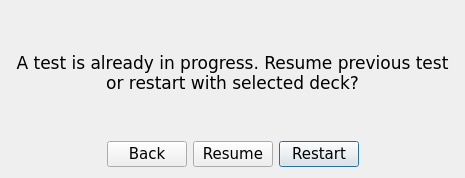
<?xml version="1.0" encoding="UTF-8"?>
<ui version="4.0">
 <class>Dialog</class>
 <widget class="QDialog" name="Dialog">
  <property name="geometry">
   <rect>
    <x>0</x>
    <y>0</y>
    <width>465</width>
    <height>178</height>
   </rect>
  </property>
  <property name="windowTitle">
   <string>Dialog</string>
  </property>
  <layout class="QVBoxLayout" name="verticalLayout_2">
   <item>
    <layout class="QVBoxLayout" name="verticalLayout">
     <item>
      <widget class="QLabel" name="messageLabel">
       <property name="font">
        <font>
         <family>Verdana</family>
         <pointsize>13</pointsize>
        </font>
       </property>
       <property name="text">
        <string>A test is already in progress. Resume previous test or restart with selected deck?</string>
       </property>
       <property name="alignment">
        <set>Qt::AlignCenter</set>
       </property>
       <property name="wordWrap">
        <bool>true</bool>
       </property>
      </widget>
     </item>
     <item>
      <layout class="QHBoxLayout" name="buttonHLayout">
       <item>
        <spacer name="horizontalSpacer">
         <property name="orientation">
          <enum>Qt::Horizontal</enum>
         </property>
         <property name="sizeHint" stdset="0">
          <size>
           <width>40</width>
           <height>20</height>
          </size>
         </property>
        </spacer>
       </item>
       <item>
        <widget class="QPushButton" name="cancel">
         <property name="font">
          <font>
           <family>Verdana</family>
           <pointsize>11</pointsize>
          </font>
         </property>
         <property name="layoutDirection">
          <enum>Qt::LeftToRight</enum>
         </property>
         <property name="autoFillBackground">
          <bool>false</bool>
         </property>
         <property name="styleSheet">
          <string notr="true"/>
         </property>
         <property name="text">
          <string>Back</string>
         </property>
         <property name="autoDefault">
          <bool>false</bool>
         </property>
        </widget>
       </item>
       <item>
        <widget class="QPushButton" name="resume">
         <property name="font">
          <font>
           <family>Verdana</family>
           <pointsize>11</pointsize>
          </font>
         </property>
         <property name="text">
          <string>Resume</string>
         </property>
         <property name="autoDefault">
          <bool>false</bool>
         </property>
        </widget>
       </item>
       <item>
        <widget class="QPushButton" name="restart">
         <property name="font">
          <font>
           <family>Verdana</family>
           <pointsize>11</pointsize>
          </font>
         </property>
         <property name="text">
          <string>Restart</string>
         </property>
        </widget>
       </item>
       <item>
        <spacer name="horizontalSpacer_2">
         <property name="orientation">
          <enum>Qt::Horizontal</enum>
         </property>
         <property name="sizeHint" stdset="0">
          <size>
           <width>40</width>
           <height>20</height>
          </size>
         </property>
        </spacer>
       </item>
      </layout>
     </item>
    </layout>
   </item>
  </layout>
 </widget>
 <resources/>
 <connections/>
</ui>
